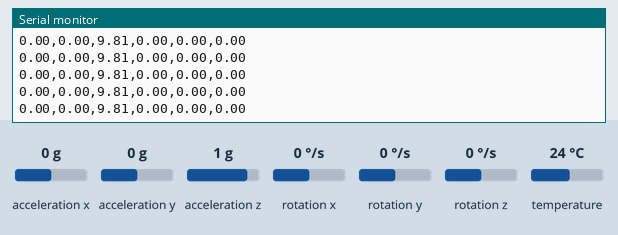
This sketch was run on a simulated Arduino Leonardo, built with avr-gcc and run on an emulated ATmega32U4. Shown: the last lines printed to the serial monitor. The inputs (shaded band) are chosen by the test bench; at power-on: acceleration x 0 g, acceleration y 0 g, acceleration z 1 g, rotation x 0 °/s, rotation y 0 °/s, rotation z 0 °/s, temperature 24 °C.

Above: at 1.3 s.
1.4 s: acceleration x set to -1.4 g
At 2.4 s:
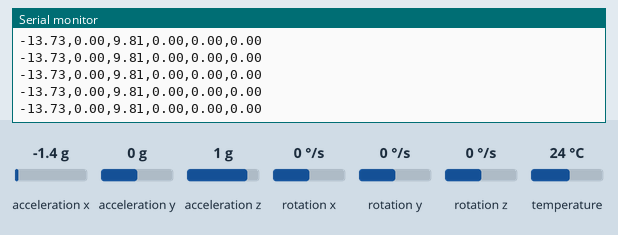
4.4 s: acceleration y set to -1.4 g
At 5.4 s:
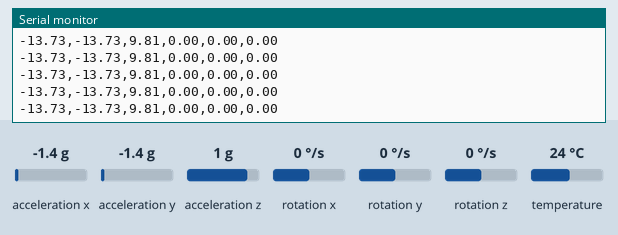
5.9 s: acceleration z set to -1.4 g
At 6.4 s:
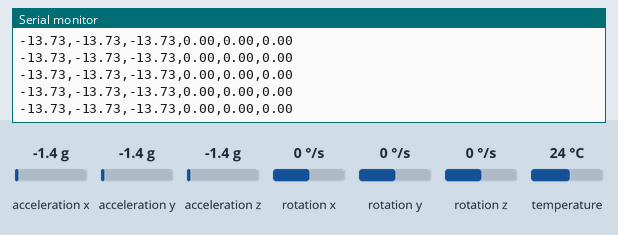
8.9 s: rotation x set to -192 °/s
At 10.0 s:
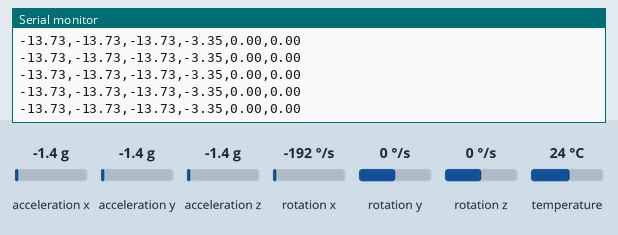
11.9 s: rotation y set to -192 °/s
At 12.9 s:
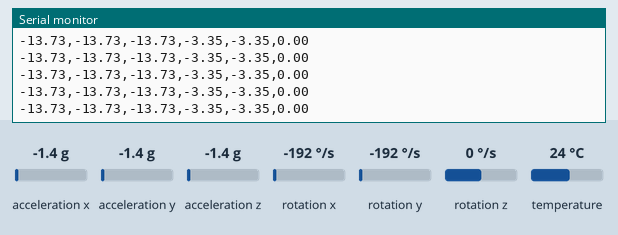

The sketch:

mpu_6050_xyzabc.ino
```cpp
// Basic demo for accelerometer readings from Adafruit MPU6050

#include <Adafruit_MPU6050.h>
#include <Adafruit_Sensor.h>
#include <Wire.h>

#define FREQUENCY_HZ        100
#define INTERVAL_MS         (1000 / (FREQUENCY_HZ + 1))

Adafruit_MPU6050 mpu;
static unsigned long last_interval_ms = 0;

void setup(void) {
  Serial.begin(115200);
  while (!Serial)
    delay(10); // will pause Zero, Leonardo, etc until serial console opens

  Serial.println("Adafruit MPU6050 test!");

  // Try to initialize!
  if (!mpu.begin()) {
    Serial.println("Failed to find MPU6050 chip");
    while (1) {
      delay(10);
    }
  }
  Serial.println("MPU6050 Found!");

  mpu.setAccelerometerRange(MPU6050_RANGE_8_G);
  // mpu.setFilterBandwidth(MPU6050_BAND_260_HZ);
  // mpu.setHighPassFilter(MPU6050_HIGHPASS_UNUSED);
  // mpu.setCycleRate(MPU6050_CYCLE_40_HZ);
  // mpu.setClock(MPU6050_INTR_8MHz);

  delay(100);
}

void loop() {
  /* Get new sensor events with the readings */

  if (millis() > last_interval_ms + INTERVAL_MS) {
    last_interval_ms = millis();
    sensors_event_t a, g, temp;
    mpu.getEvent(&a, &g, &temp);

  /* Print out the values */
  // Serial.print("Acceleration X: ");
    Serial.print(a.acceleration.x);Serial.print(",");
  // Serial.print(", Y: ");
    Serial.print(a.acceleration.y);Serial.print(",");
  // Serial.print(", Z: ");
    Serial.print(a.acceleration.z);Serial.print(",");
  // Serial.println(" m/s^2");
    Serial.print(g.acceleration.x);Serial.print(",");
    Serial.print(g.acceleration.y);Serial.print(",");
    Serial.print(g.acceleration.z);

    Serial.println("");
    // delay(9);
  }
}
```

Measured:
- after the input at 1.4 s, the serial monitor: prints a new line at once (image 1)
- after the input at 4.4 s, the serial monitor: prints a new line at once (image 2)
- after the input at 5.9 s, the serial monitor: prints a new line at once (image 3)
- after the input at 8.9 s, the serial monitor: prints a new line at once (image 4)
- after the input at 11.9 s, the serial monitor: prints a new line at once (image 5)
